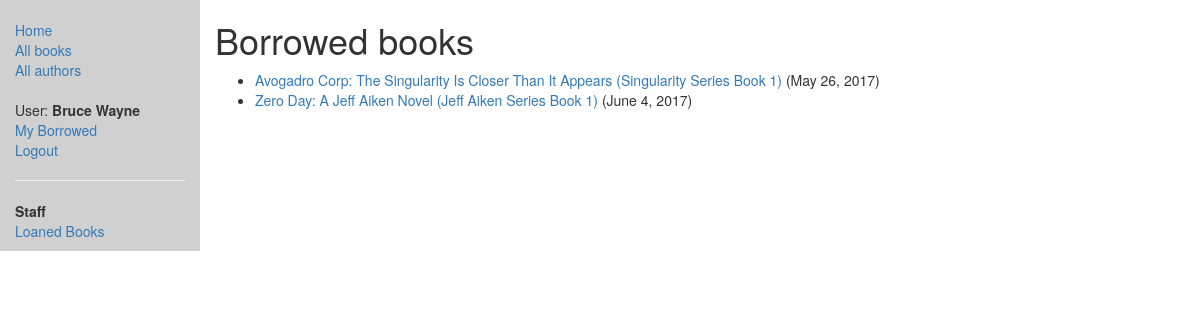
The app's page /catalog/mybooks/ (signed in), older data.
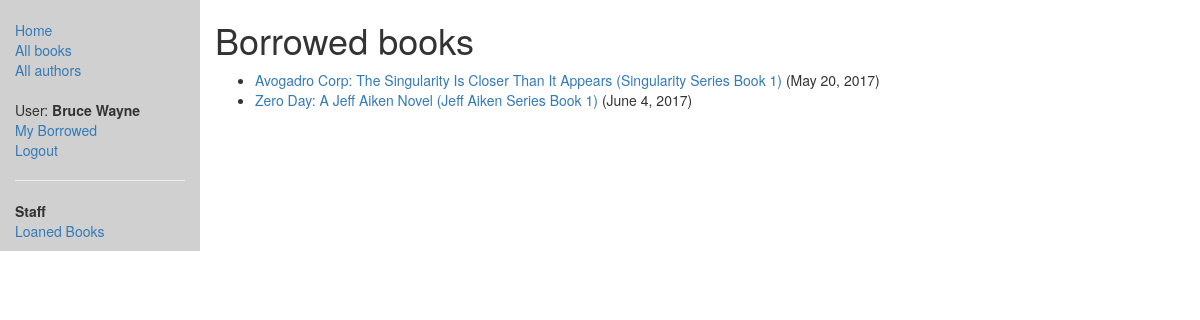
The same page, newer data.
### catalog/models.py (models this page shows, shortened)
class BookInstance(models.Model):
    id = models.UUIDField(primary_key=True, default=uuid.uuid4, help_text="Unique ID for this particular copy of the book")
    book = models.ForeignKey(Book, on_delete=models.SET_NULL, null=True)
    imprint = models.CharField(max_length=200)
    due_back = models.DateField(null=True, blank=True)
    borrower = models.ForeignKey(User, on_delete=models.SET_NULL, null=True, blank=True)
    LOAN_STATUS = (
        ('d', 'Maintenance'),
        ('o', 'On Loan'),
        ('a', 'Available'),
        ('r', 'Reserved'),
    )
    status = models.CharField(max_length=1, choices=LOAN_STATUS, blank=True, default='d', help_text="Book Availability")
    @property
    def is_overdue(self):
        if date.today() > self.due_back:
            return True
        return False
    class Meta:
        ordering = ["due_back"]
        permissions = (("can_mark_as_returned", "Set book as returned"),)

class Book(models.Model):
    title = models.CharField(max_length=200)
    author = models.ForeignKey('Author', on_delete=models.SET_NULL, null=True)
    summary = models.TextField(max_length=1000, help_text="Enter a brief summary for the book here.")
    isbn = models.CharField('ISBN', max_length=13, help_text='13 Character <a href="https://www.isbn-international.org/content/what-isbn">ISBN number</a>')
    genre = models.ManyToManyField(Genre, help_text="Select a genre for this book")
    def display_genre(self):
        return ', '.join(genre.name for genre in self.genre.all()[:3])
    display_genre.short_description = 'Genre'

### catalog/views.py (the view)
class LoanedBooksByUserListView(LoginRequiredMixin, generic.ListView):
    model = BookInstance
    template_name = 'catalog/bookinstance_list_borrowed_user.html'
    paginate_by = 10
    def get_queryset(self):
        return BookInstance.objects.filter(borrower=self.request.user).filter(status__exact='o').order_by('due_back')

### catalog/templates/catalog/bookinstance_list_borrowed_user.html (shortened to what this page needs)
{% extends "base.html" %}
{% block content %}
<h1>Borrowed books</h1>
   {% if bookinstance_list %}
   <ul>
     {% for bookinst in bookinstance_list %}
     <li class="{% if bookinst.is_overdue %}text-danger{% endif %}">
       <a href="{% url 'book-detail' bookinst.book.pk %}">{{bookinst.book.title}}</a> ({{ bookinst.due_back }})
     </li>
     {% endfor %}
   </ul>
   {% else %}
     <p>There are no books borrowed.</p>
   {% endif %}
{% endblock content %}

Row changes from the older to the newer data that the page shows:
changed BookInstance: due_back "May 26, 2017" → "May 20, 2017"
